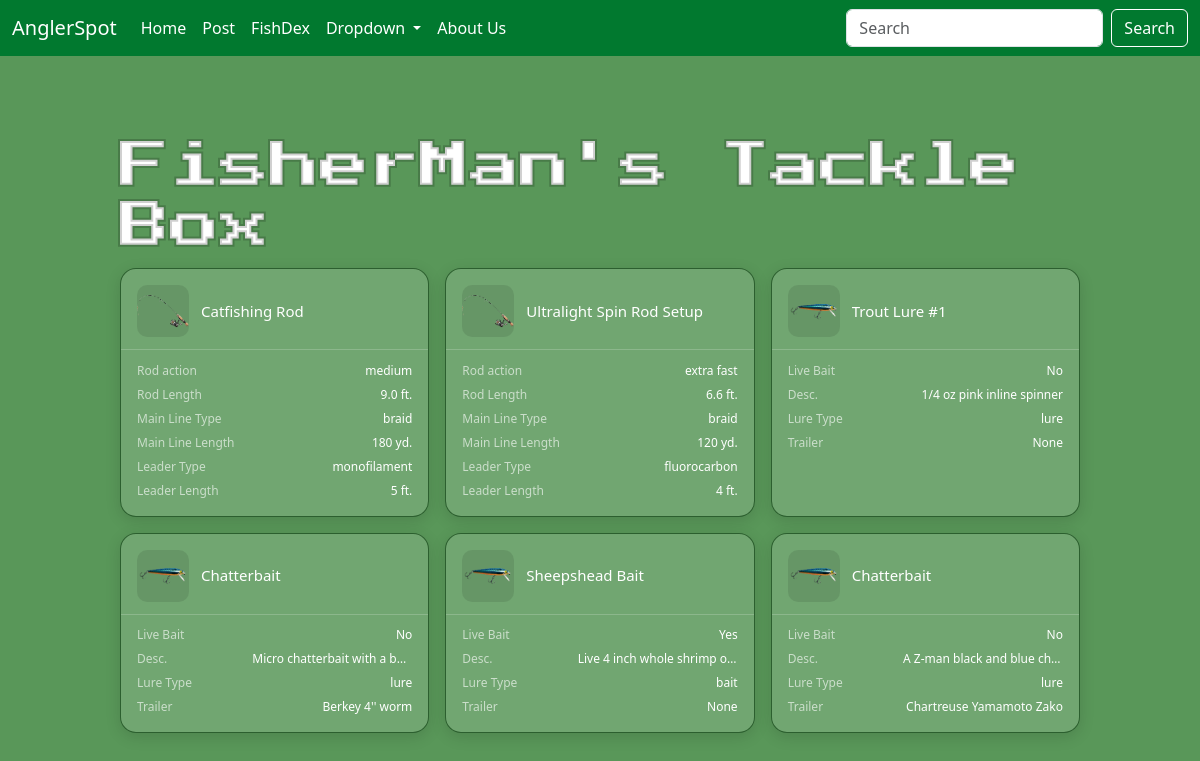
The app's page /tackle/1 (signed in) with its own data.
### angler/models/user.py (models this page shows, shortened)
class User(AbstractUser):
    is_private = models.BooleanField(default=False)
    points = models.PositiveIntegerField(default=0) #previous idea have a cap on points validators=[MaxValueValidator(5000)]
    @property
    def get_profile_name(self):
        return Profile.objects.get(user=self).profile_name

class Profile(models.Model):
    user = models.OneToOneField(User, on_delete=models.CASCADE)
    profile_image = models.ImageField(default='default_profile_img.jpg', upload_to='profile_img/', null=False, blank=True)
    profile_name = models.CharField(max_length=16, blank=True)
    bio = models.TextField(max_length=500, blank=True)

### angler/models/tackle.py (models this page shows, shortened)
class RodAndReel(models.Model):
    LINE_CHOICES = (('monofilament', 'Mono'),
                     ('fluorocarbon', 'Flouro'),
                       ('braid', 'Braid'))
    REEL_CHOICES = (('spinning','Spinning'),
                     ('baitcaster','Baitcaster'),
                       ('spincast','Spincast'), ('fly', 'Fly'),
                         ('conventional', 'Conventional'))
    ROD_ACTION_CHOICES = (('slow','Slow'),
                          ('medium', 'Medium'),
                          ('fast', 'Fast'),
                          ('extra fast', 'Extra Fast'))
    name = models.CharField(max_length=100)
    user = models.ForeignKey(User, on_delete=models.CASCADE)
    reel_type = models.CharField(max_length=100, choices=REEL_CHOICES, default='spinning')
    rod_action = models.CharField(max_length=100, choices=ROD_ACTION_CHOICES, default='medium')
    rod_length = models.DecimalField(default=6, max_digits=3, decimal_places=1)
    line = models.CharField(max_length=100, choices=LINE_CHOICES)
    line_pound = models.PositiveIntegerField(
        validators=[
            MaxValueValidator(999),
            MinValueValidator(1)
        ], null=True, blank=True
    )
    line_length = models.PositiveIntegerField(validators=[
            MaxValueValidator(10000),
            MinValueValidator(1)
        ],null=True, blank=True)
    leader = models.CharField(max_length=100, choices=LINE_CHOICES, null=True, blank=True)
    leader_line_pound = models.PositiveIntegerField(
        validators=[
            MaxValueValidator(999),
            MinValueValidator(1)
        ], null=True, blank=True
    )
    leader_length = models.PositiveIntegerField(
        validators=[
            MaxValueValidator(1000),
            MinValueValidator(1)
        ], null=True, blank=True)

class Lure(models.Model):
    LURE_CHOICES = (('bait', 'Bait'),
                     ('lure', 'Lure'))
    user = models.ForeignKey(User, on_delete=models.CASCADE)
    name = models.CharField(max_length=100)
    description = models.TextField(max_length=500)
    lure_type = models.CharField(max_length=100, choices=LURE_CHOICES)
    live_bait = models.BooleanField(default=False)
    trailer = models.CharField(max_length=100, null=True, blank=True)

### angler/views/tackle.py (the view)
# urls.py: path('tackle/<int:user_id>', TackleView.as_view(), name='tackle'),
class TackleView(LoginRequiredMixin, View):
    login_url = '/login/'
    def get(self, request, user_id):
        user = User.objects.get(id=user_id)
        rod_and_reels = RodAndReel.objects.filter(user=user)
        lures = Lure.objects.filter(user=user)
        context ={'user':user,
                   'rod_and_reels':rod_and_reels,
                     'lures':lures}
        return render(request, 'angler/tackle/tackle.html', context)

### angler/templates/angler/tackle/tackle.html (shortened to what this page needs)
{% extends 'angler/base.html'%}
{% load static %}
{% block content %}
<div class="title-row">
    <h2 class="section-title">{{user.get_profile_name}}'s Tackle Box</h2>
</div>
<div class="results-grid">
    {% for rod_and_reel in rod_and_reels %}
        <a href="{% url 'tackle_detail' tackle_type='rod' tackle_id=rod_and_reel.id %}" class="result-card">
            <div class="result-card-header">
                <img class="result-img" src="{% static 'icons/rod.png' %}"  />
                <div class="result-header-text">
                    <span class="result-name">{{ rod_and_reel.name }}</span>
                </div>
            </div>
            <div class="result-fields">
                <div class="result-field-row">
                    <span class="result-field-label">Rod action</span>
                    <span class="result-field-value">{{rod_and_reel.rod_action}}</span>
                </div>
                <div class="result-field-row">
                    <span class="result-field-label">Rod Length</span>
                    <span class="result-field-value">{{rod_and_reel.rod_length}} ft.</span>
                </div>
                <div class="result-field-row">
                    <span class="result-field-label">Main Line Type</span>
                    <span class="result-field-value">{{rod_and_reel.line}}</span>
                </div>
                <div class="result-field-row">
                    <span class="result-field-label">Main Line Length</span>
                    <span class="result-field-value">{{rod_and_reel.line_length}} yd.</span>
                </div>
                <div class="result-field-row">
                    <span class="result-field-label">Leader Type</span>
                    <span class="result-field-value">{{rod_and_reel.leader}}</span>
                </div>
                <div class="result-field-row">
                    <span class="result-field-label">Leader Length</span>
                    <span class="result-field-value">{{rod_and_reel.leader_length}} ft.</span>
                </div>
            </div>
        </a>
    {% endfor %}
    {% for lure in lures %}
        <a href="{% url 'tackle_detail' tackle_type='lure' tackle_id=lure.id %}" class="result-card">
            <div class="result-card-header">
                <img class="result-img" src="{% static 'icons/lure.png' %}"/>
                <div class="result-header-text">
                    <span class="result-name">{{ lure.name }}</span>
                </div>
            </div>
            <div class="result-fields">
                <div class="result-field-row">
                    <span class="result-field-label">Live Bait</span>
                    {% if lure.live_bait %}
                        <span class="result-field-value">Yes</span>
                    {% else %}
                        <span class="result-field-value">No</span>
                    {% endif %}
                </div>
                <div class="result-field-row">
                    <span class="result-field-label">Desc.</span>
                    <span class="result-field-value">{{lure.description}}</span>
                </div>
                <div class="result-field-row">
                    <span class="result-field-label">Lure Type</span>
                    <span class="result-field-value">{{lure.lure_type}} </span>
                </div>
                <div class="result-field-row">
                    <span class="result-field-label">Trailer</span>
                    <span class="result-field-value">{{lure.trailer}}</span>
                </div>
            </div>
        </a>
    {% endfor %}
</div>
{% endblock %}

### angler/static/css/style.css (style rules this page uses)
a { text-decoration: none; color: green; }
img { background: transparent; }
.title-row { width: 80vw; margin: 10vh auto 12px; display: flex; align-items: center; justify-content: space-between; }
.section-title { width: 80vw; margin: 0; font-size: 50px; font-weight: 500; font-family: 'Press Start 2P'; color: #ffffff; -webkit-text-stroke: 4px #0000002f; }
body { background-color: #599759; }
.results-grid { width: 80vw; margin: 0 auto 10vh; display: grid; grid-template-columns: repeat(auto-fill, minmax(280px, 1fr)); gap: 16px; }
.result-card { background-color: rgba(255, 255, 255, 0.15); border: 1.5px solid #0133059d; border-radius: 16px; padding: 16px; display: flex; flex-direction: column; gap: 12px; text-decoration: none; color: inherit; transition: background 0.15s, border-color 0.15s, transform 0.1s; box-shadow: 0px 4px 15px rgba(0, 0, 0, 0.13); }
.result-card-header { display: flex; align-items: center; gap: 12px; }
.result-img { width: 52px; height: 52px; border-radius: 10px; object-fit: contain; background: #00000018; flex-shrink: 0; }
.result-header-text { display: flex; flex-direction: column; gap: 4px; min-width: 0; }
.result-name { font-size: 15px; font-weight: 500; color: #ffffff; white-space: nowrap; overflow: hidden; text-overflow: ellipsis; }
.result-fields { display: flex; flex-direction: column; gap: 6px; }
.result-field-row { display: flex; justify-content: space-between; align-items: center; gap: 8px; }
.result-field-label { font-size: 12px; color: #ffffffa0; white-space: nowrap; }
.result-field-value { font-size: 12px; color: #ffffff; text-align: right; white-space: nowrap; overflow: hidden; text-overflow: ellipsis; max-width: 160px; }
.result-card { position: relative; }

### records on screen
User: get_profile_name "FisherMan"
RodAndReel: name "Catfishing Rod", rod_action "medium", rod_length "9.0", line "braid", line_length "180", leader "monofilament", leader_length "5"
RodAndReel: name "Ultralight Spin Rod Setup", rod_action "extra fast", rod_length "6.6", line "braid", line_length "120", leader "fluorocarbon", leader_length "4"
Lure: name "Trout Lure #1", live_bait "No", description "1/4 oz pink inline spinner", lure_type "lure", trailer "None"
Lure: name "Chatterbait", live_bait "No", description "Micro chatterbait with a b…", lure_type "lure", trailer "Berkey 4'' worm"
Lure: name "Sheepshead Bait", live_bait "Yes", description "Live 4 inch whole shrimp o…", lure_type "bait", trailer "None"
Lure: name "Chatterbait", live_bait "No", description "A Z-man black and blue ch…", lure_type "lure", trailer "Chartreuse Yamamoto Zako"
